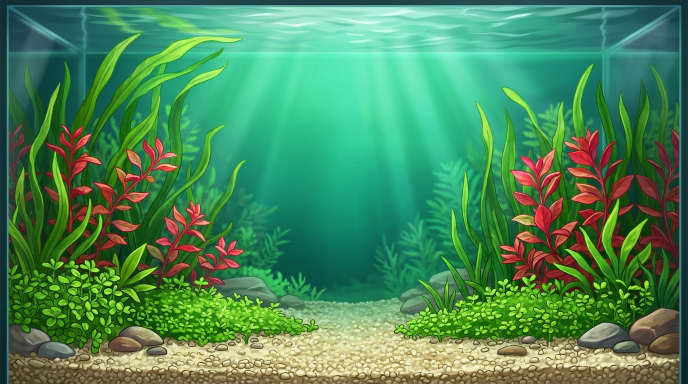
#> input picture assets/backgrounds/raw/fresh_planted.jpg, 1376 x 768 px, found by its file name (shown at 1/2 size); its folder holds only this picture in this run
$ python process_assets.py
#> lines starting #> are read from the running program, lines starting #| are printed output that depends on the picture
#> in process_category, img is the input picture: PIL image 1376x768 RGB; mean R, G, B 74.3, 137.2, 89.6
"""Dev-only one-off script: turns raw Gemini-generated JPGs (<category>/raw/*.jpg, white
background) into transparent, cropped PNG sprites the game loads at
res://assets/<category>/<id>.png. Not part of the game's runtime. Generalized version of
fish/process_sprites.py, usable for decor/equipment/food too.
"""
import os
import sys
from PIL import Image

HERE = os.path.dirname(__file__)
WHITE_THRESHOLD = 235  # a pixel this close to white (on all channels) counts as background
FEATHER = 30  # soft alpha falloff band just inside the threshold, avoids a hard cutout edge


def remove_white_background(img: Image.Image) -> Image.Image:
    img = img.convert("RGBA")
#> img: PIL image 1376x768 RGBA
    w, h = img.size
#> w = 1376; h = 768
    px = img.load()

    # Flood fill from the four edges only, so white PIXELS INSIDE the subject (e.g. a light
    # fixture's glow, food flake highlights) are never touched.
    visited = bytearray(w * h)
    stack = []
    for x in range(w):
        stack.append((x, 0))
        stack.append((x, h - 1))
    for y in range(h):
        stack.append((0, y))
        stack.append((w - 1, y))

    def is_bg(r, g, b):
        return r >= WHITE_THRESHOLD and g >= WHITE_THRESHOLD and b >= WHITE_THRESHOLD

    while stack:
        x, y = stack.pop()
        if x < 0 or x >= w or y < 0 or y >= h:
            continue
        idx = y * w + x
        if visited[idx]:
            continue
        r, g, b, a = px[x, y]
        if not is_bg(r, g, b):
            continue
        visited[idx] = 1
        dist = 255 - min(r, g, b)
        alpha = 0 if dist < (255 - WHITE_THRESHOLD) else min(255, int((dist - (255 - WHITE_THRESHOLD)) / FEATHER * 255))
        px[x, y] = (r, g, b, alpha)
        stack.extend([(x + 1, y), (x - 1, y), (x, y + 1), (x, y - 1)])
#> this loop made 4288 passes
#> (x, y, idx, r, g, b) on passes 2 to 4: (0, 767, 1055392, 19, 47, 51), (1375, 766, 1055391, 29, 55, 54), (0, 766, 1054016, 20, 48, 52)
#> after the loop, stack = []

    return img


def crop_to_content(img: Image.Image, padding: int = 10) -> Image.Image:
#> called with padding = 10
    bbox = img.getbbox()
#> bbox = (0, 0, 1376, 768)
    if bbox is None:
        return img
    left, top, right, bottom = bbox
#> left = 0; top = 0; right = 1376; bottom = 768
    left = max(0, left - padding)
    top = max(0, top - padding)
    right = min(img.width, right + padding)
    bottom = min(img.height, bottom + padding)
    return img.crop((left, top, right, bottom))


def downscale(img: Image.Image, max_dim: int) -> Image.Image:
#> called with max_dim = 360
    scale = max_dim / max(img.width, img.height)
#> scale = 0.262
    if scale >= 1:
        return img
    new_size = (round(img.width * scale), round(img.height * scale))
#> new_size = (360, 201)
    return img.resize(new_size, Image.LANCZOS)
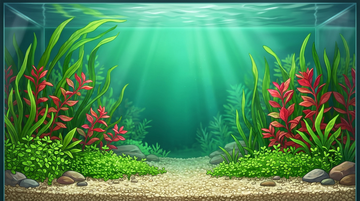
#> returned value: PIL image 360x201 RGBA; mean R, G, B, A 74.3, 137.2, 89.6, 255


def process_category(category: str, max_dim: int) -> None:
    raw_dir = os.path.join(HERE, category, "raw")
    out_dir = os.path.join(HERE, category)
    if not os.path.isdir(raw_dir):
        print(f"skip {category}: no raw/ dir")
        return
    for fname in sorted(os.listdir(raw_dir)):
        if not fname.lower().endswith((".jpg", ".jpeg", ".png")):
            continue
        asset_id = os.path.splitext(fname)[0]
        img = Image.open(os.path.join(raw_dir, fname))
        img = remove_white_background(img)
        img = crop_to_content(img)
        img = downscale(img, max_dim)
        out_path = os.path.join(out_dir, f"{asset_id}.png")
        img.save(out_path, "PNG")
        print(f"{category}/{asset_id}: {img.width}x{img.height} -> {out_path}")
#| decor/fresh_planted: 360x201 -> assets/decor/fresh_planted.png


if __name__ == "__main__":
    process_category("decor", max_dim=360)
    process_category("equipment", max_dim=256)
#> the loop in remove_white_background (call 2), `while stack:` made 4288 passes
#> call 2 of downscale, with max_dim = 256
#> in downscale (call 2), `return img.resize(new_size, Image.LANCZOS)`:
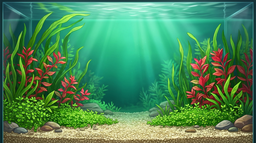
#> returned value: PIL image 256x143 RGBA; mean R, G, B, A 74.3, 137.2, 89.6, 255
#| equipment/fresh_planted: 256x143 -> assets/equipment/fresh_planted.png
    process_category("food", max_dim=200)
#> call 3 of downscale, with max_dim = 200
#> in downscale (call 3), `return img.resize(new_size, Image.LANCZOS)`:
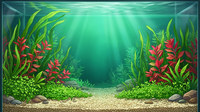
#> returned value: PIL image 200x112 RGBA; mean R, G, B, A 74.3, 137.1, 89.6, 255
#| food/fresh_planted: 200x112 -> assets/food/fresh_planted.png

$ run again, on assets/backgrounds/raw/fresh_rock.jpg
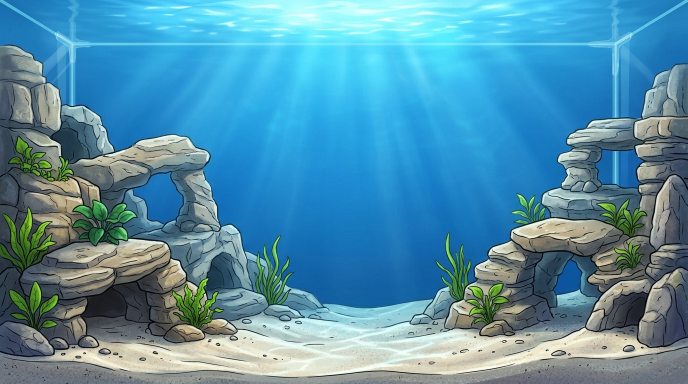
#> input picture assets/backgrounds/raw/fresh_rock.jpg, 1376 x 768 px, found by its file name (shown at 1/2 size)
#> in process_category, img is the input picture: PIL image 1376x768 RGB; mean R, G, B 83.8, 144.9, 170.2
#> img: PIL image 1376x768 RGBA
#> the loop in remove_white_background, `while stack:` made 4288 passes
#> (x, y, idx, r, g, b) on passes 2 to 4: (0, 767, 1055392, 116, 123, 129), (1375, 766, 1055391, 111, 117, 131), (0, 766, 1054016, 107, 114, 120)
#> after the loop in remove_white_background, `while stack:`: stack = []
#> bbox = (0, 0, 1376, 768)
#> left = 0; right = 1376; bottom = 768
#> in downscale, `return img.resize(new_size, Image.LANCZOS)`:
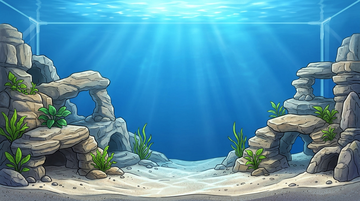
#> returned value: PIL image 360x201 RGBA; mean R, G, B, A 83.8, 144.9, 170.2, 255
#| decor/fresh_rock: 360x201 -> assets/decor/fresh_rock.png
#> the loop in remove_white_background (call 2), `while stack:` made 4288 passes
#| equipment/fresh_rock: 256x143 -> assets/equipment/fresh_rock.png
#> in downscale (call 3), `return img.resize(new_size, Image.LANCZOS)`:
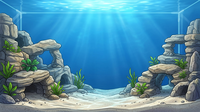
#> returned value: PIL image 200x112 RGBA; mean R, G, B, A 83.8, 144.9, 170.2, 255
#| food/fresh_rock: 200x112 -> assets/food/fresh_rock.png

$ run again, on assets/backgrounds/raw/fresh_wood.jpg
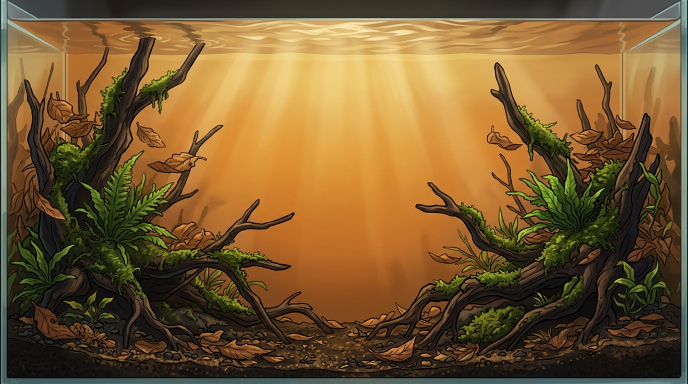
#> input picture assets/backgrounds/raw/fresh_wood.jpg, 1376 x 768 px, found by its file name (shown at 1/2 size)
#> in process_category, img is the input picture: PIL image 1376x768 RGB; mean R, G, B 119.8, 89.8, 48.4
#> img: PIL image 1376x768 RGBA
#> the loop in remove_white_background, `while stack:` made 4288 passes
#> (x, y, idx, r, g, b) on passes 2 to 4: (0, 767, 1055392, 19, 23, 22), (1375, 766, 1055391, 17, 27, 28), (0, 766, 1054016, 12, 16, 15)
#> after the loop in remove_white_background, `while stack:`: stack = []
#> bbox = (0, 0, 1376, 768)
#> left = 0; right = 1376; bottom = 768
#> in downscale, `return img.resize(new_size, Image.LANCZOS)`:
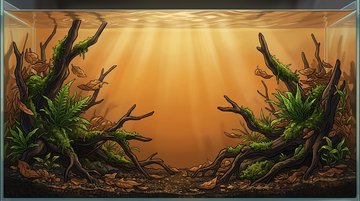
#> returned value: PIL image 360x201 RGBA; mean R, G, B, A 119.8, 89.9, 48.5, 255
#| decor/fresh_wood: 360x201 -> assets/decor/fresh_wood.png
#> the loop in remove_white_background (call 2), `while stack:` made 4288 passes
#| equipment/fresh_wood: 256x143 -> assets/equipment/fresh_wood.png
#> in downscale (call 3), `return img.resize(new_size, Image.LANCZOS)`:
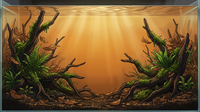
#> returned value: PIL image 200x112 RGBA; mean R, G, B, A 119.9, 89.9, 48.5, 255
#| food/fresh_wood: 200x112 -> assets/food/fresh_wood.png
